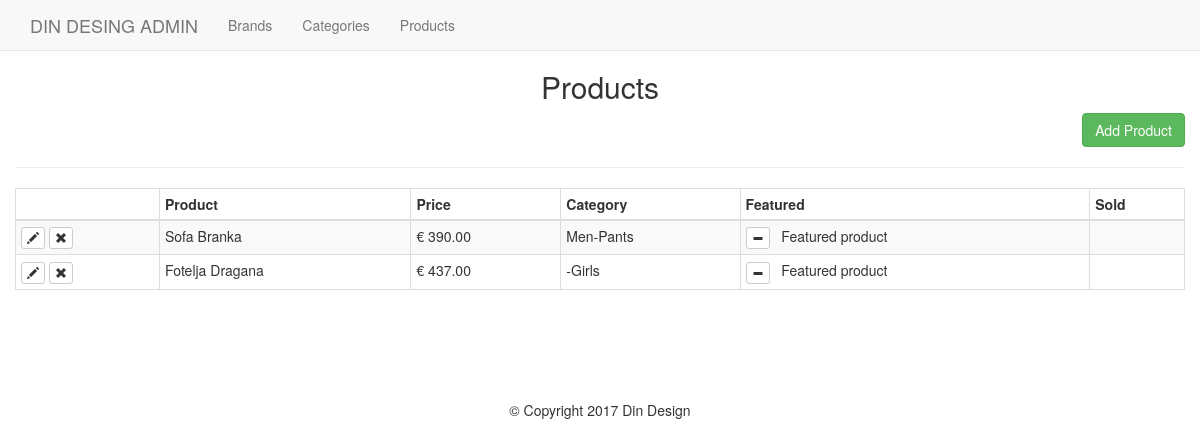
/admin/products.php, run on the app's committed database.
### tables this page shows
CREATE TABLE `products` (
  `id` int(11) NOT NULL,
  `title` varchar(255) NOT NULL,
  `price` decimal(10,2) NOT NULL,
  `list_price` decimal(10,2) NOT NULL,
  `brand` int(11) NOT NULL,
  `categories` varchar(255) NOT NULL,
  `image` varchar(255) NOT NULL,
  `description` text NOT NULL,
  `featured` tinyint(4) DEFAULT '0',
  `sizes` text NOT NULL,
  `deleted` tinyint(4) NOT NULL DEFAULT '0'
);

CREATE TABLE `categories` (
  `id` int(11) NOT NULL,
  `category` varchar(255) NOT NULL,
  `parent` int(11) NOT NULL DEFAULT '0'
);

### helpers/helpers.php (called while the page is built, shortened)
<?php
	function money($number){
		return '€ '.number_format($number,2);
	}
 ?>

### admin/products.php (the view, shortened to what this page needs)
<?php
	require_once $_SERVER['DOCUMENT_ROOT'].'/WebShop/core/init.php';
	include 'includes/head.php';
	include 'includes/navigation.php';
	if (isset($_GET['add'])){
	$brandQuery = $connection->query("SELECT * FROM brand ORDER BY brand");
	$parenQuery = $connection->query("SELECT * FROM categories WHERE parent = 0 ORDER BY category");
	if ($_POST) {
		$errors = array();
		if (!empty($_POST['sizes'])) {
			$sizeString = sanitize($_POST['sizes']);
			$sizeString = rtrim($sizeString, ',');
			$sizesArray = explode(',', $sizeString);
			$sArray = array();
			$qArray = array();
			foreach($sizesArray as $ss) {
				$s = explode(':', $ss);
				$sArray[] = $s[0];
				$qArray[] = $s[1];
			}
		} else {
			$sizesArray = array();
		}
		$required = array('title', 'brand', 'price', 'parent', 'child', 'sizes');
		foreach($required as $field){
			if ($_POST[$field] == '') {
				$errors[] = 'All Fields with an Astrisk are required.';
				break;
			}
		}
		if (!empty($_FILES)) {
			$photo = $_FILES['photo'];
			$name = $photo['name'];
			$nameArray = explode('.', $name);
			$fileName = $nameArray[0];
			$fileExt = $nameArray[1];
			$mime = explode('/', $photo['type']);
			$mimeType = $mime[0];
			$mimeExt = $mime[1];
			$tmpLoc = $photo['tmp_name'];
			$fileSize = $photo['size'];
			$allowed = array('png', 'jpg', 'jpeg', 'gif');
			if ($mimeType != 'image') {
				$errors[] = 'The file must be an image.';
			}
			if (!in_array($fileExt, $allowed)) {
				$errors[] = "The photo must be a png, jpeg, jpg or gif. ";
			}
			if ($fileSize > 15000000) {
				$errors[] = "The file size must be under 15mb.";
			}
		}
		if (!empty($errors)) {
			echo display_errors($errors);
		} else {
		}
	}
?>
	<h2 class="text-center">Add a New Product</h2><hr>
	<form action="products.php?add=1" method="POST" enctype="multipart/form-data">
		<div class="form-group col-md-3">
			<label for="title">Title*:</label>
			<input type="text" name="title" class="form-control" id="title" value="<?php echo ((isset($_POST['title']))?sanitize($_POST['title']):'') ?>">
		</div>
		<div class="form-group col-md-3">
			<label for="brand">Brand*:</label>
			<select name="brand" id="brand" class="form-control">
				<option value=""<?php echo ((isset($_POST['brand']) && $_POST['brand']== '')? 'selected' : '');  ?>></option>
				<?php while($brand = mysqli_fetch_assoc($brandQuery)) : ?>
				<option value="<?php echo $brand['id']; ?>"<?php ((isset($_POST['brand']) && $_POST['brand'] == $brand['id'])? 'selected' : ''); ?>><?php echo $brand['brand']; ?></option>
				<?php endwhile; ?>
			</select>
		</div>
		<div class="form-group col-md-3">
			<label for="parent">Parent Category*:</label>
			<select name="parent" id="parent" class="form-control">
				<option value=""<?php echo ((isset($_POST['parent']) && $_POST['parent'] == '')? 'select' : '') ?>></option>
				<?php while($parent = mysqli_fetch_assoc($parenQuery)) : ?>
				<option value="<?php echo $parent['id'] ?>"<?php echo ((isset($_POST['parent']) && $_POST['parent'] == $parent['id'])? 'select' : '') ?>><?php echo $parent['category'] ?></option>
				<?php endwhile; ?>
			</select>
		</div>
		<div class="form-group col-md-3">
			<label for="child">Child Category*:</label>
			<select name="child" id="child" class="form-control">
			</select>
		</div>
		<div class="form-group col-md-3">
			<label for="price">Price*:</label>
			<input type="text" id="price" name="price" class="form-control" value="<?php echo ((isset($_POST['price']))?sanitize($_POST['price']): '') ?>">
		</div>
		<div class="form-group col-md-3">
			<label for="price">List Price:</label>
			<input type="text" id="list_price" name="list_price" class="form-control" value="<?php echo ((isset($_POST['list_price']))?sanitize($_POST['list_price']): '') ?>">
		</div>
		<div class="form-group col-md-3">
			<label for="">Sizes & Quantity*:</label>
			<button class="btn btn-default form-control" onclick="jQuery('#sizesModal').modal('toggle'); return false;">Quantity & Sizes</button>
		</div>
		<div class="form-group col-md-3">
			<label for="sizes">Sizes & Qty Preview:</label>
			<input type="text" class="form-control" name="sizes" id="sizes" value="<?php echo ((isset($_POST['sizes']))?$_POST['sizes']: '') ?>" readonly>
		</div>
		<div class="form-group col-md-6">
			<label for="photo">Product Photo:</label>
			<input type="file" name="photo" id="photo" class="form-control">
		</div>
		<div class="form-group col-md-6">
			<label for="description">Description:</label>
			<textarea name="description" class="form-control" id="description" rows="6"><?php echo ((isset($_POST['description']))?sanitize($_POST['description']):'') ?></textarea>
		</div>
		<div class="form-group pull-right">
		<input type="submit" value="Add Product" class="form-control btn btn-success pull-right">
		</div><div class="clearfix"></div>
	</form>
		<div class="modal fade" id="sizesModal" tabindex="-1" role="dialog" aria-labelledby="sizesModalLabel">
		  <div class="modal-dialog modal-lg" role="document">
		    <div class="modal-content">
		      <div class="modal-header">
		        <button type="button" class="close" data-dismiss="modal" aria-label="Close"><span aria-hidden="true">&times;</span></button>
		        <h4 class="modal-title" id="sizesModalLabel">Size & Quantity</h4>
		      </div>
		      <div class="modal-body">
		      <div class="container-fluid">
		        <?php for($i=1; $i <= 12; $i++) : ?>
					<div class="form-group col-md-4">
						<label for="size<?php echo $i;  ?>">Size</label>
						<input type="text" name="size<?php echo $i;  ?>" id="size<?php echo $i;  ?>" value="<?php echo ((!empty($sArray[$i-1]))?$sArray[$i-1]:'') ?>" class="form-control">
					</div>
					<div class="form-group col-md-2">
						<label for="qty<?php echo $i;  ?>">Quantity</label>
						<input type="number" name="qty<?php echo $i;  ?>" id="qty<?php echo $i;  ?>" value="<?php echo ((!empty($qArray[$i-1]))?$qArray[$i-1]:'') ?>" min="0" class="form-control">
					</div>
		        <?php endfor; ?>
		        </div>
		      </div>
		      <div class="modal-footer">
		        <button type="button" class="btn btn-default" data-dismiss="modal">Close</button>
		        <button type="button" class="btn btn-primary" onclick="updateSizes();jQuery('#sizesModal').modal('toggle'); return false;">Save changes</button>
		      </div>
		    </div>
		  </div>
		</div>
<?php	} else {
	$upit_za_punjenje_tabele = "SELECT * FROM products WHERE deleted = 0";
	$result_upitPunjTabele = $connection->query($upit_za_punjenje_tabele);
 ?>
	<h2 class="text-center">Products</h2>
	<a href="products.php?add=1" class="btn btn-success pull-right" id="add-product-btnk">Add Product</a>
	<div class="clearfix"></div>
	<hr>
	<table class="table table-bordered table-condensed table-striped">
		<thead>
			<th></th>
			<th>Product</th>
			<th>Price</th>
			<th>Category</th>
			<th>Featured</th>
			<th>Sold</th>
		</thead>
		<tbody>
			<?php while($product = mysqli_fetch_assoc($result_upitPunjTabele)) :
				$childID = $product['categories'];
				$upit_category = "SELECT * FROM categories WHERE id ='$childID'";
				$result_category = $connection->query($upit_category);
				$category_izvuceno = mysqli_fetch_assoc($result_category);
				$parentID = $category_izvuceno['parent'];
				$upit_parent = "SELECT * FROM categories WHERE id = '$parentID'";
				$result_parent = $connection->query($upit_parent);
				$parent_izvuceno = mysqli_fetch_assoc($result_parent);
				$category = $parent_izvuceno['category'].'-'.$category_izvuceno['category'];
			?>
			<tr>
				<td>
					<a href="products.php?edit=<?php echo $product['id'];  ?>" class="btn btn-xs btn-default"><span class="glyphicon glyphicon-pencil"></span></a>
					<a href="products.php?delete=<?php echo $product['id'];  ?>" class="btn btn-xs btn-default"><span class="glyphicon glyphicon-remove"></span></a>
				</td>
				<td><?php echo $product['title']; ?></td>
				<td><?php echo money($product['price']); ?></td>
				<td>
					<?php echo $category; ?>
				</td>
				<td>
					<a href="products.php?featured=<?php echo (($product['featured'] == 0)?'1':'0') ?>&id=<?php echo $product['id']; ?>" class="btn btn-xs btn-default"><span class="glyphicon glyphicon-<?php echo (($product['featured'] == 1)?'minus':'plus')  ?>"></span></a>
					&nbsp <?php echo (($product['featured'] == 1)?'Featured product':''); ?>
				</td>
				<td></td>
			</tr>
			<?php endwhile; ?>
		</tbody>
	</table>
 <?php }
 	include 'includes/footer.php';
  ?>

### css/main.css (style rules this page uses)
body { padding-top: 50px; }

### data on the page
products: title "Sofa Branka", price "€ 390.00", category "Men-Pants", featured 1 (drawn)
products: title "Fotelja Dragana", price "€ 437.00", categories.category "-Girls", featured 1 (drawn)
